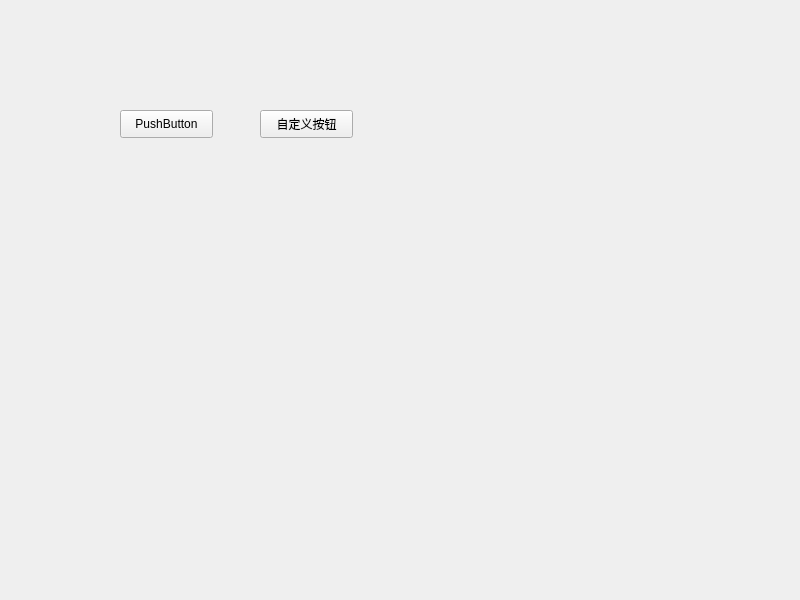
<?xml version="1.0" encoding="UTF-8"?>
<ui version="4.0">
 <class>MyWidget</class>
 <widget class="QWidget" name="MyWidget">
  <property name="geometry">
   <rect>
    <x>0</x>
    <y>0</y>
    <width>800</width>
    <height>600</height>
   </rect>
  </property>
  <property name="windowTitle">
   <string>MyWidget</string>
  </property>
  <widget class="QPushButton" name="pushButton">
   <property name="geometry">
    <rect>
     <x>120</x>
     <y>110</y>
     <width>93</width>
     <height>28</height>
    </rect>
   </property>
   <property name="text">
    <string>PushButton</string>
   </property>
  </widget>
  <widget class="MyButton" name="pushButton_2">
   <property name="geometry">
    <rect>
     <x>260</x>
     <y>110</y>
     <width>93</width>
     <height>28</height>
    </rect>
   </property>
   <property name="text">
    <string>自定义按钮</string>
   </property>
  </widget>
 </widget>
 <customwidgets>
  <customwidget>
   <class>MyButton</class>
   <extends>QPushButton</extends>
   <header>mybutton.h</header>
  </customwidget>
 </customwidgets>
 <resources/>
 <connections/>
</ui>
